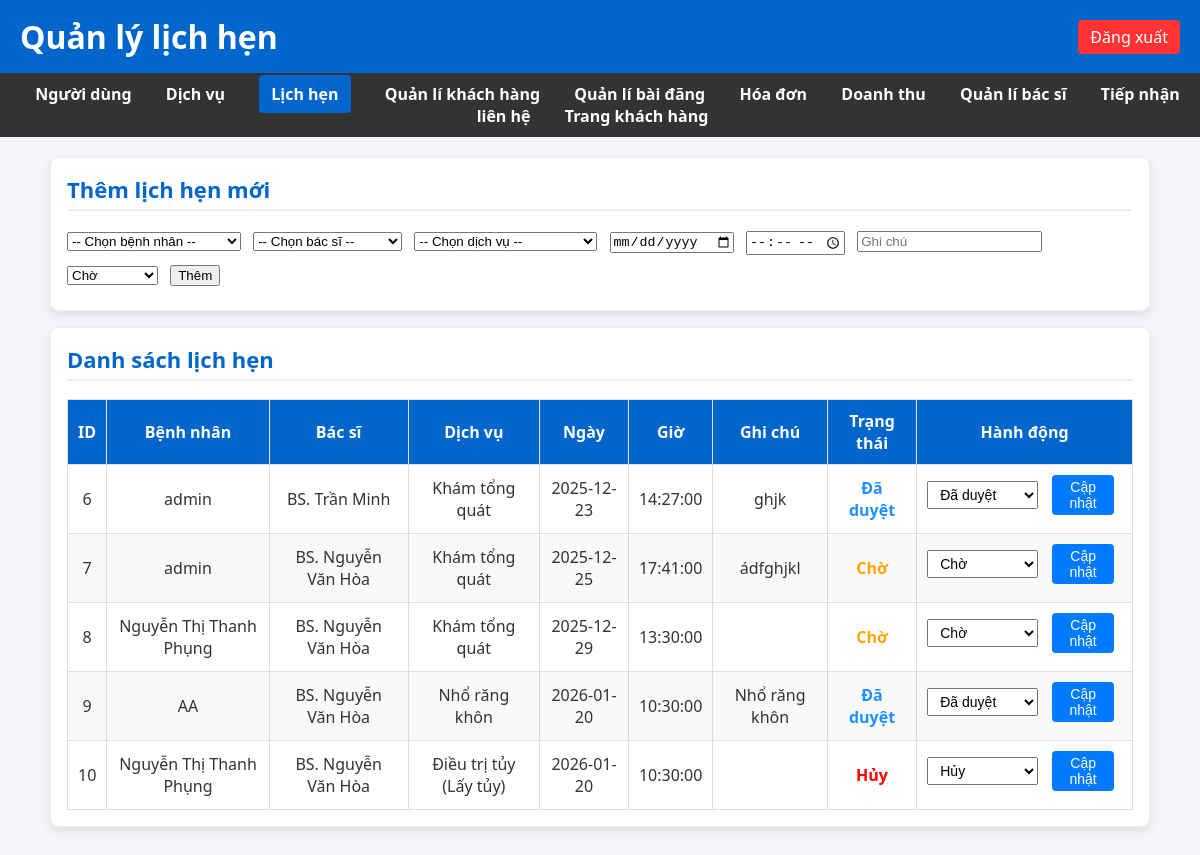
/public/appointments.php (signed in), run on the app's committed database.
### tables this page shows
CREATE TABLE `appointments` (
  `id` int(11) NOT NULL,
  `patient_id` int(11) DEFAULT NULL,
  `doctor_id` int(11) DEFAULT NULL,
  `service_id` int(11) DEFAULT NULL,
  `date` date DEFAULT NULL,
  `time` time DEFAULT NULL,
  `note` text DEFAULT NULL,
  `status` enum('pending','confirmed','done','cancel') DEFAULT 'pending'
);

CREATE TABLE `users` (
  `id` int(11) NOT NULL,
  `name` varchar(100) DEFAULT NULL,
  `email` varchar(100) DEFAULT NULL,
  `password` varchar(255) DEFAULT NULL,
  `role` enum('admin','doctor','staff','patient') DEFAULT 'staff',
  `avatar` varchar(255) DEFAULT NULL,
  `created_at` timestamp NOT NULL DEFAULT current_timestamp(),
  `address` text DEFAULT NULL,
  `phone` varchar(20) DEFAULT NULL
);

CREATE TABLE `doctors` (
  `id` int(11) NOT NULL,
  `name` varchar(100) DEFAULT NULL,
  `specialty` varchar(255) DEFAULT NULL,
  `phone` varchar(20) DEFAULT NULL,
  `email` varchar(100) DEFAULT NULL,
  `created_at` timestamp NOT NULL DEFAULT current_timestamp(),
  `avatar` varchar(255) DEFAULT NULL
);

CREATE TABLE `services` (
  `id` int(11) NOT NULL,
  `name` varchar(100) DEFAULT NULL,
  `price` decimal(12,2) DEFAULT NULL,
  `description` text DEFAULT NULL,
  `created_at` timestamp NOT NULL DEFAULT current_timestamp(),
  `image` varchar(255) DEFAULT NULL
);

### public/appointments.php (the view, shortened to what this page needs)
<?php
try {
    $pdo = new PDO('mysql:host=localhost;dbname=phongnha_db;charset=utf8mb4', 'root', '');
    $pdo->setAttribute(PDO::ATTR_ERRMODE, PDO::ERRMODE_EXCEPTION);
} catch (PDOException $e) {
    die("Kết nối CSDL thất bại: " . $e->getMessage());
}
$appointments = $pdo->query("
    SELECT a.*,
           u.name AS patient_name,
           d.name AS doctor_name,
           s.name AS service_name
    FROM appointments a
    JOIN users u   ON a.patient_id = u.id
    JOIN doctors d ON a.doctor_id = d.id
    JOIN services s ON a.service_id = s.id
    ORDER BY a.date ASC, a.time ASC
")->fetchAll(PDO::FETCH_ASSOC);
function translateStatus($status) {
    switch ($status) {
        case 'pending':   return 'Chờ';
        case 'confirmed': return 'Đã duyệt';
        case 'cancel':    return 'Hủy';
    }
}
function statusColor($status) {
    switch ($status) {
        case 'pending':   return 'orange';
        case 'confirmed': return 'dodgerblue';
        case 'cancel':    return 'red';
    }
}
?>
<!DOCTYPE html>
<html lang="vi">
<head>
  <link rel="stylesheet" href="style.css">
</head>
<body>
<header>
  <h1>Quản lý lịch hẹn</h1>
  <a href="logout.php" class="logout">Đăng xuất</a>
</header>
<nav>
  <a href="users.php">Người dùng</a>
  <a href="services.php">Dịch vụ</a>
  <a href="appointments.php" class="active">Lịch hẹn</a>
  <a href="patients.php">Quản lí khách hàng</a>
  <a href="posts.php">Quản lí bài đăng</a>
  <a href="invoice.php">Hóa đơn</a>
  <a href="revenue.php">Doanh thu</a>
  <a href="quanlybacsi.php">Quản lí bác sĩ</a>
  <a href="tiepnhanlienhe.php">Tiếp nhận liên hệ</a>
  <a href="index.php">Trang khách hàng</a>
</nav>
<div class="container">
  <div class="card">
    <h2>Thêm lịch hẹn mới</h2>
    <form method="post">
      <select name="patient_id" required>
        <option value="">-- Chọn bệnh nhân --</option>
      </select>
      <select name="doctor_id" required>
        <option value="">-- Chọn bác sĩ --</option>
      </select>
      <select name="service_id" required>
        <option value="">-- Chọn dịch vụ --</option>
      </select>
      <input type="date" name="date" required>
      <input type="time" name="time" required>
      <input type="text" name="note" placeholder="Ghi chú">
      <select name="status" required>
        <option value="pending">Chờ</option>
      </select>
      <button type="submit" name="add">Thêm</button>
    </form>
  </div>
  <div class="card">
    <h2>Danh sách lịch hẹn</h2>
    <table id="appointmentsTable">
      <thead>
        <tr>
          <th>ID</th>
          <th>Bệnh nhân</th>
          <th>Bác sĩ</th>
          <th>Dịch vụ</th>
          <th>Ngày</th>
          <th>Giờ</th>
          <th>Ghi chú</th>
          <th>Trạng thái</th>
          <th>Hành động</th>
        </tr>
      </thead>
      <tbody>
        <?php foreach ($appointments as $app): ?>
          <tr>
            <td><?= $app['id'] ?></td>
            <td><?= htmlspecialchars($app['patient_name']) ?></td>
            <td><?= htmlspecialchars($app['doctor_name']) ?></td>
            <td><?= htmlspecialchars($app['service_name']) ?></td>
            <td><?= htmlspecialchars($app['date']) ?></td>
            <td><?= htmlspecialchars($app['time']) ?></td>
            <td><?= htmlspecialchars($app['note']) ?></td>
            <td style="color:<?= statusColor($app['status']) ?>; font-weight:bold;">
              <?= htmlspecialchars(translateStatus($app['status'])) ?>
            </td>
            <td>
              <form method="post" style="display:flex; gap:6px; align-items:center;">
                <select name="status" required>
                  <option value="pending"   <?= $app['status']=='pending'   ? 'selected' : '' ?>>Chờ</option>
                  <option value="confirmed" <?= $app['status']=='confirmed' ? 'selected' : '' ?>>Đã duyệt</option>
                  <option value="cancel"    <?= $app['status']=='cancel'    ? 'selected' : '' ?>>Hủy</option>
                </select>
                <button type="submit" name="update_status" value="1">Cập nhật</button>
              </form>
            </td>
          </tr>
        <?php endforeach; ?>
      </tbody>
    </table>
  </div>
</div>
</body>
</html>

### public/style.css (style rules this page uses)
body { margin: 0; padding: 0; font-family: 'Segoe UI', Tahoma, Geneva, Verdana, sans-serif; background: #f4f6f9; color: #333; }
header { background: #0066cc; color: white; padding: 15px 20px; display: flex; justify-content: space-between; align-items: center; }
header h1 { margin: 0; }
.logout { background: #ff3333; color: #fff; padding: 6px 12px; border-radius: 4px; text-decoration: none; }
nav { background: #333; padding: 10px 20px; text-align: center; }
nav a { color: #fff; margin: 0 15px; text-decoration: none; font-weight: bold; }
.container { padding: 20px; }
.card, .box { background: #fff; padding: 25px; border-radius: 10px; box-shadow: 0 4px 10px rgba(0,0,0,0.1); margin-bottom: 30px; }
.card h2, .box h2 { margin-top: 0; color: #0066cc; font-size: 22px; border-bottom: 2px solid #eee; padding-bottom: 5px; }
table { width: 100%; border-collapse: collapse; margin-top: 15px; }
table th, table td { border: 1px solid #ddd; padding: 10px; text-align: center; }
table th { background: #0066cc; color: #fff; }
table tr:nth-child(even) { background: #f9f9f9; }
nav a.active { background-color: #0066cc; color: #fff; padding: 8px 12px; border-radius: 4px; }

### public/appointments.php (style rules this page uses)
table { width: 100%; border-collapse: collapse; }
th, td { border: 1px solid #ddd; padding: 8px; }
th { background: #f7f7f7; }
table select, table button { font-size:14px; padding:4px 8px; }
table button { background:#007BFF; color:#fff; border:none; border-radius:4px; cursor:pointer; }
.container { max-width: 1100px; margin: 0 auto; }
.card { background:#fff; padding:16px; border:1px solid #eee; border-radius:8px; margin-bottom:16px; }
.card h2 { margin-top:0; }
.card form select, .card form input, .card form button { margin-right:8px; margin-bottom:8px; }

### data on the page
appointments: id "6", patient.name "admin", doctor.name "BS. Trần Minh", service.name "Khám tổng quát", date "2025-12-23", time "14:27:00", note "ghjk", status "Đã duyệt"
appointments: id "7", patient.name "admin", doctor.name "BS. Nguyễn Văn Hòa", service.name "Khám tổng quát", date "2025-12-25", time "17:41:00", note "ádfghjkl", status "Chờ"
appointments: id "8", patient.name "Nguyễn Thị Thanh Phụng", doctor.name "BS. Nguyễn Văn Hòa", service.name "Khám tổng quát", date "2025-12-29", time "13:30:00", status "Chờ"
appointments: id "9", patient.name "AA", doctor.name "BS. Nguyễn Văn Hòa", service.name "Nhổ răng khôn", date "2026-01-20", time "10:30:00", note "Nhổ răng khôn", status "Đã duyệt"
appointments: id "10", patient.name "Nguyễn Thị Thanh Phụng", doctor.name "BS. Nguyễn Văn Hòa", service.name "Điều trị tủy (Lấy tủy)", date "2026-01-20", time "10:30:00", status "Hủy"
